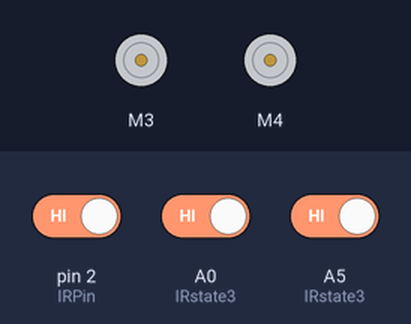
This sketch was run on a simulated Arduino Uno, built with avr-gcc and run on an emulated ATmega328P. Parts: 2 × DC motor (green arrow = forward, orange = backward, longer = faster). The inputs (shaded band) are chosen by the test bench; at power-on: pin 2 (IRPin) HIGH, A0 (IRstate3) HIGH, A5 (IRstate3) HIGH.

Above: at 1.2 s.
1.3 s: pin 2 (IRPin) driven LOW
At 3.0 s:
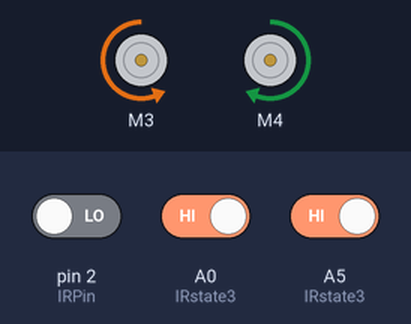
3.3 s: pin 2 (IRPin) driven HIGH
At 4.2 s:
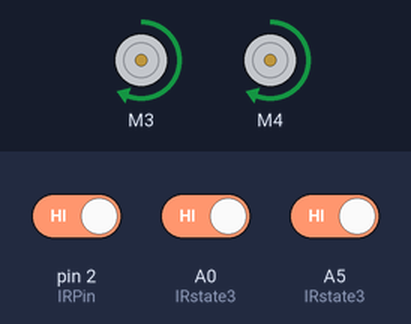
5.8 s: A0 (IRstate3) driven LOW
At 6.2 s:
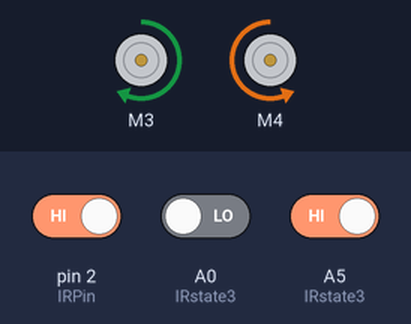
7.3 s: A0 (IRstate3) driven HIGH
At 8.5 s:
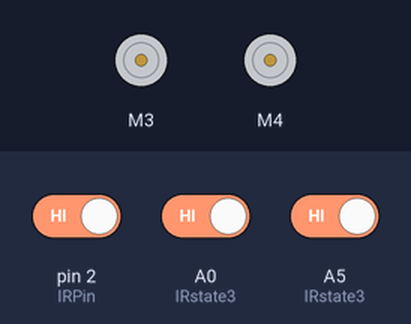
8.8 s: A5 (IRstate3) driven LOW
At 9.7 s:
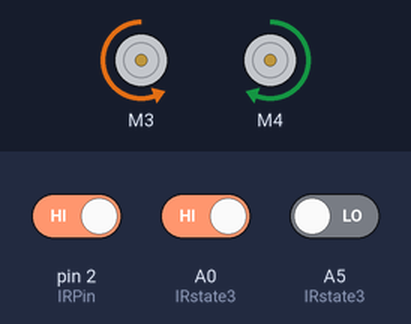
Timing chart, 0 to 11.3 s (numbered marks = the images above; inputs shaded):
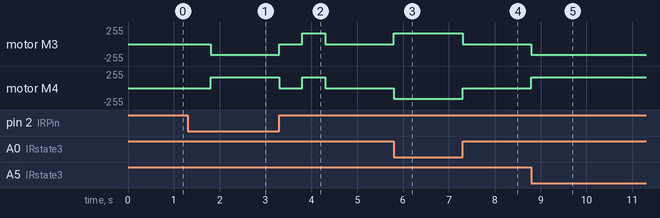

The sketch:

IRsensor+car.ino
```cpp
#include <SoftwareSerial.h>
#include <AFMotor.h>

#define IRPin 2

// 모터드라이버 L293D  3: M3에 연결,  4: M4에 연결
AF_DCMotor motor_L(3);
AF_DCMotor motor_R(4);

// 0: normal, 2:sensed+turning(left)
// 4:unsensed+forward(1s)+lineCheck+turning(right)
// 0->2->4->2->4->2->4->0
// line 발견시 left turning 살짝 후 4->2
int obstacle_flag = 0;
bool no_repetition = 0;
unsigned long Time_Previous, Time_Current;

void setup(){
    // Serial set
    Serial.begin(9600);     //시리얼 통신을 초기화합니다.

    // IRPin set
    pinMode(IRPin, INPUT);  // IRPin을 입력으로 설정합니다.
    attachInterrupt(digitalPinToInterrupt(IRPin), obstacle_detected, CHANGE);

    // Motor set
    motor_L.setSpeed(160);              // 왼쪽 모터의 속도
    motor_L.run(RELEASE);
    motor_R.setSpeed(160);              // 오른쪽 모터의 속도
    motor_R.run(RELEASE);
}

// void IRsensor()
// {
//     // 가변 저항 시계방향:인식거리증가, 반시계:인식거리감소
//     // IRPin으로 읽은 조도센서의 값을 IRVal에 대입합니다.
//     int IRVal = digitalRead(IRPin);

//     if (IRVal == LOW)  // LOW면 장애물 감지, 15cm정도 세팅
//     {
//         Serial.println("=== LOW ===");
//     }
//     else  // HIGH면 장애물 미감지
//     {
//         Serial.println("ooo HIGH ooo");
//     }
// }

void car(){
    int val1 = digitalRead(A0);    // 라인센서1
    int val2 = digitalRead(A5);    // 라인센서2

    if (val1 == 0 && val2 == 0) {                   // 직진
        // motor_L.setSpeed(130);
        // motor_R.setSpeed(130);
        motor_L.run(FORWARD);
        motor_R.run(FORWARD);
    }
    else if (val1 == 0 && val2 == 1) {              // 우회전 1
    // motor_L.setSpeed(130);
    motor_L.run(FORWARD);
    motor_R.run(BACKWARD);
    }
    else if (val1 == 1 && val2 == 0) {              // 좌회전 2
    // motor_R.setSpeed(130);
    motor_L.run(BACKWARD);
    motor_R.run(FORWARD);
    }
    else if (val1 == 1 && val2 == 1) {              // 정지
    motor_L.run(RELEASE);
    motor_R.run(RELEASE);

    Time_Previous = millis();
    Time_Current = millis();
    }
}


void obstacle_detected()  // IR센서 인터럽트 함수
{
    // HIGH->LOW 장애물감지시작
    if(digitalRead(IRPin) == LOW)
    {
        if( no_repetition == 0)
        {
            no_repetition = 1;
            obstacle_flag = 1;
        }
    }
    // LOW -> HIGH 장애물감지벗어남
    else if(digitalRead(IRPin) == HIGH)
    {
        no_repetition = 0;
        obstacle_flag = 3;
    }
}

void IRstate1()  // 500ms 정지
{
    motor_L.run(RELEASE);
    motor_R.run(RELEASE);
    Time_Current = millis();
    if(Time_Current - Time_Previous > 500)
    {
        Time_Previous = millis();
        obstacle_flag = 2;
    }
}

void IRstate2()  // 회전
{
    motor_L.setSpeed(160);
    motor_R.setSpeed(160);
    motor_L.run(BACKWARD);
    motor_R.run(FORWARD);
    Time_Previous = millis();
    Time_Current = millis();
}

void IRstate3()  // 정지 -> 전진 -> 정지 -> 라인유무체크
{
    Time_Current = millis();
    if(Time_Current - Time_Previous <= 500)  // 500ms 정지
    {
        motor_L.run(RELEASE);
        motor_R.run(RELEASE);
    }
    else if(Time_Current - Time_Previous <= 1000) // 200ms 전진
    {
        motor_L.run(FORWARD);
        motor_R.run(FORWARD);
    }
    else if(Time_Current - Time_Previous <= 1500)  // 500ms 정지
    {
        motor_L.run(RELEASE);
        motor_R.run(RELEASE);
    }
    else if(Time_Current - Time_Previous > 1500)  // 라인유무 체크
    {
        int val1_check = digitalRead(A0);    // 라인센서1
        int val2_check = digitalRead(A5);    // 라인센서2
        if(val1_check == 1 || val2_check == 1)  // 1이면 감지
        {
            obstacle_flag = 4;
            Time_Current = millis();
            Time_Previous = millis();
        }
        else
        {
            obstacle_flag = 5;
        }
    }
}

void IRstate4()  // 400ms 좌로 회전
{
    Time_Current = millis();
    if(Time_Current - Time_Previous > 300)
    {
        Time_Previous = millis();
        obstacle_flag = 0;
    }
}

void IRstate5()  // 라인 미감지시 우측으로 돌기, 장애물 감지 후 인터럽트 들어오면 obstacle_flag = 1
{
    motor_L.setSpeed(160);
    motor_R.setSpeed(160);
    motor_L.run(FORWARD);
    motor_R.run(BACKWARD);
    Time_Previous = millis();
    Time_Current = millis();
}


void loop(){
    if(obstacle_flag==0){  // 일반 주행
        car();
    }
    else if(obstacle_flag==1){  // 500ms 정지
        IRstate1();
    }
    else if(obstacle_flag == 2){  // 좌로 회전(장애물 인식 벗어나기 위해)
        IRstate2();
    }
    else if(obstacle_flag == 3){  // 500ms 정지 후 200ms 전진
        IRstate3();
    }
    else if(obstacle_flag == 4){  // 좌로 살짝 회전
        IRstate4();
    }
    else if(obstacle_flag == 5){  // 우로 회전(장애물 인식하기 위해)
        IRstate5();
    }
}
```

Measured:
- after the input at 1.3 s, motor M3: stopped → backward 160/255 after 0.50 s; motor M4: stopped → forward 160/255 after 0.50 s
- after the input at 3.3 s, motor M3: backward 160/255 → stopped at once, → forward 160/255 0.50 s later, → stopped 0.50 s later; motor M4: forward 160/255 → stopped at once, → forward 160/255 0.50 s later, → stopped 0.50 s later
- after the input at 5.8 s, motor M3: stopped → forward 160/255 at once; motor M4: stopped → backward 160/255 at once
- after the input at 7.3 s, motor M3: forward 160/255 → stopped at once; motor M4: backward 160/255 → stopped at once
- after the input at 8.8 s, motor M3: stopped → backward 160/255 at once; motor M4: stopped → forward 160/255 at once
